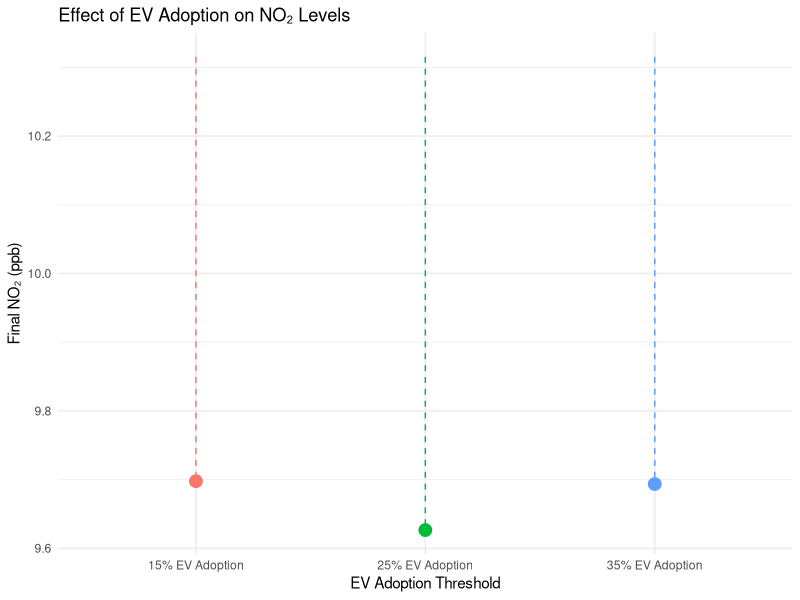
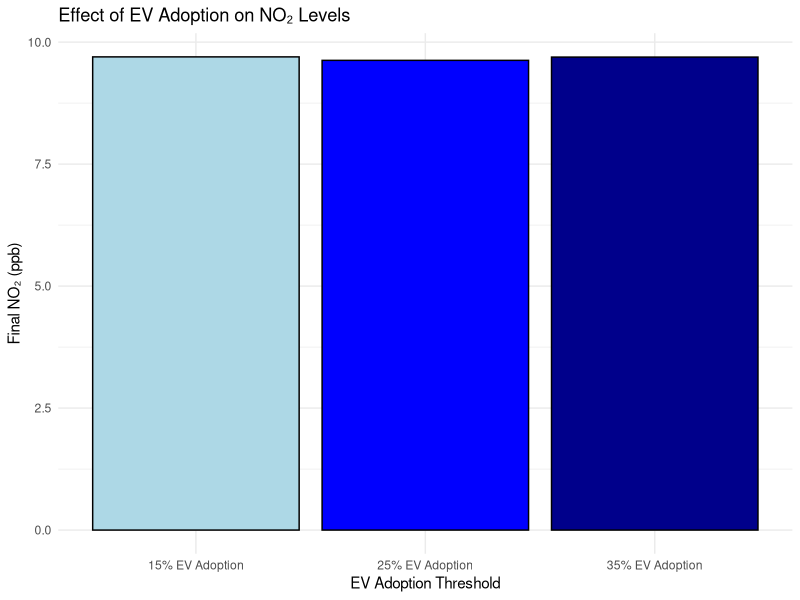
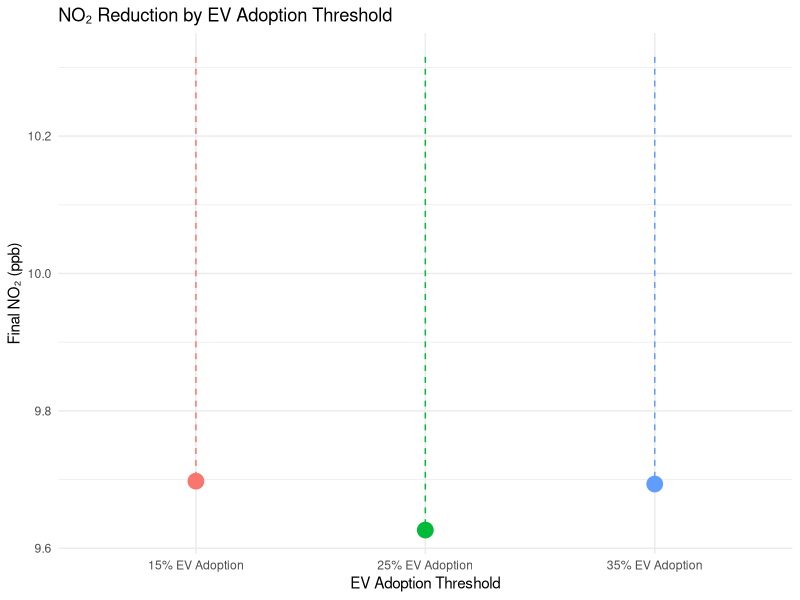
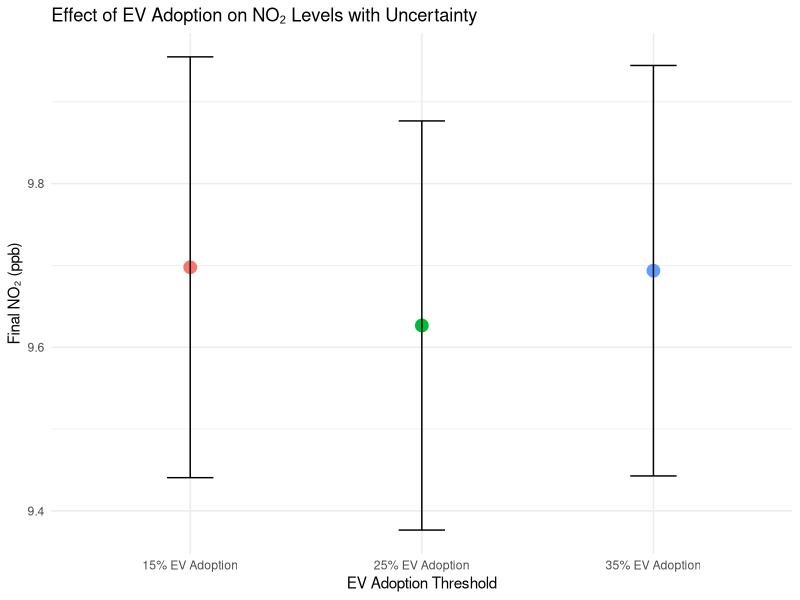
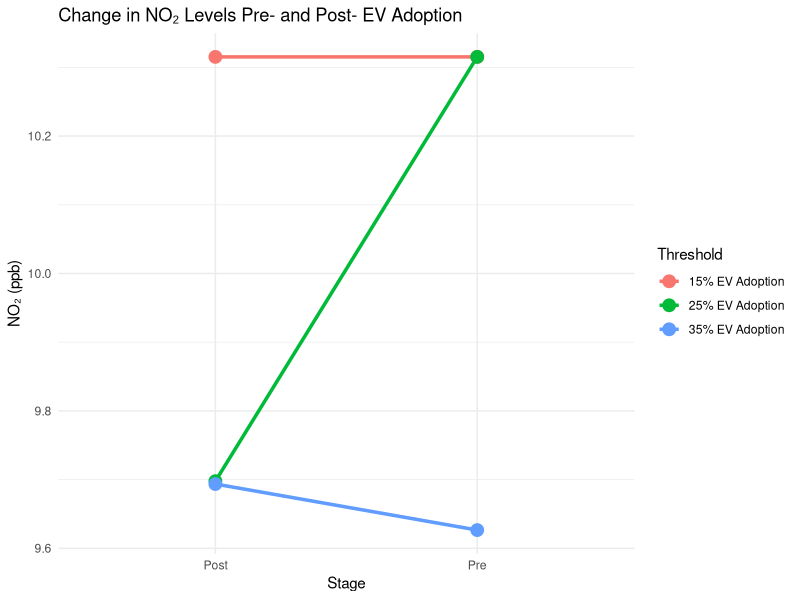
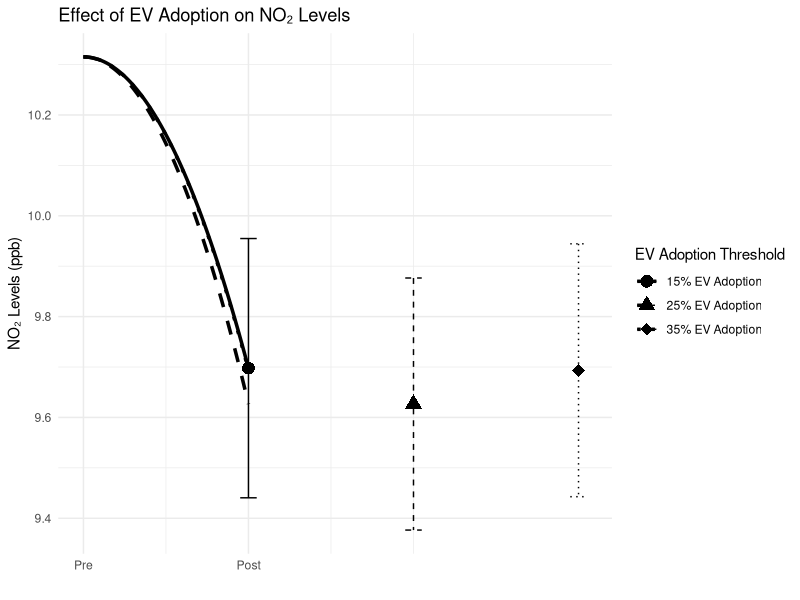
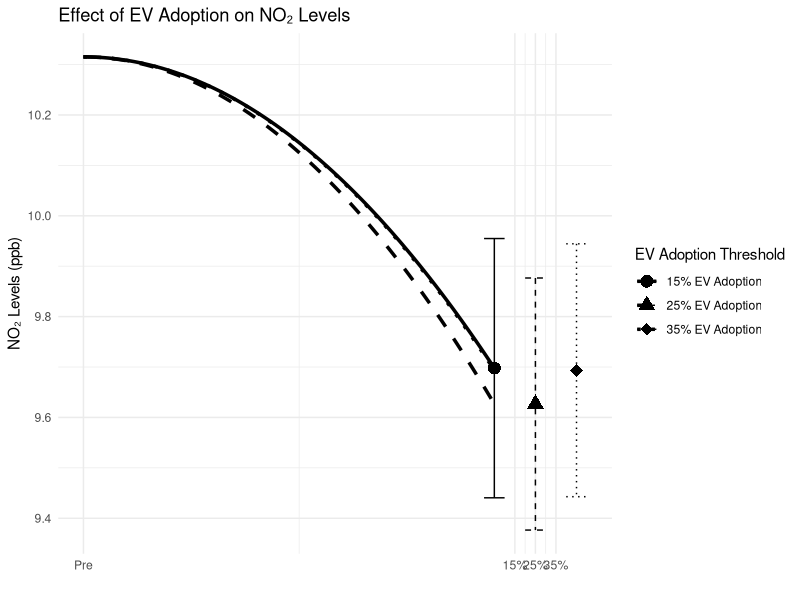
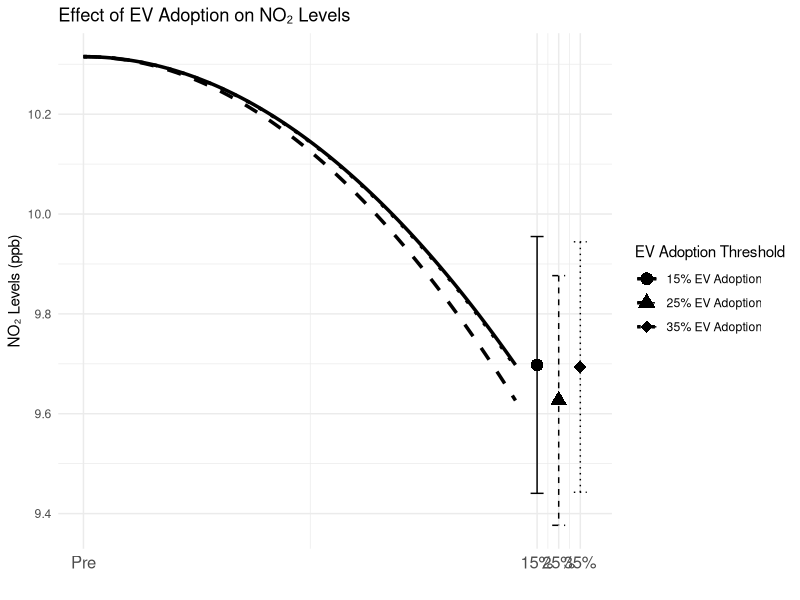

These figures' R source, in order:


##############
##############

library(ggplot2)
library(dplyr)


library(ggplot2)

ev_adoption_df <- data.frame(
  Threshold = c("15% EV Adoption", "25% EV Adoption", "35% EV Adoption"),
  Reduction = c(-0.61747566, -0.68864040, -0.62164765),  # Coefficients (NO2 decrease)
  SE = c(0.25714653, 0.25004344, 0.25083377)  # Standard errors
)

# Compute NO2 levels after reduction
ev_adoption_df <- ev_adoption_df %>%
  mutate(Final_NO2 = 10.31522 + Reduction) 

# Plot NO2 reductions at each EV adoption threshold
ggplot(ev_adoption_df, aes(x = Threshold, y = Final_NO2, color = Threshold)) +
  geom_point(size = 4) +
  geom_segment(aes(xend = Threshold, y = 10.31522, yend = Final_NO2), linetype = "dashed") +
  labs(
    title = "Effect of EV Adoption on NO₂ Levels",
    x = "EV Adoption Threshold",
    y = "Final NO₂ (ppb)"
  ) +
  theme_minimal() +
  theme(legend.position = "none")  # Remove legend for clarity



################


ggplot(ev_adoption_df, aes(x = Threshold, y = Final_NO2, fill = Threshold)) +
  geom_bar(stat = "identity", color = "black") +
  labs(
    title = "Effect of EV Adoption on NO₂ Levels",
    x = "EV Adoption Threshold",
    y = "Final NO₂ (ppb)"
  ) +
  scale_fill_manual(values = c("lightblue", "blue", "darkblue")) +
  theme_minimal() +
  theme(legend.position = "none")



ggplot(ev_adoption_df, aes(x = Threshold, y = Final_NO2, color = Threshold)) +
  geom_segment(aes(xend = Threshold, y = 10.31522, yend = Final_NO2), linetype = "dashed") +
  geom_point(size = 5) +
  labs(
    title = "NO₂ Reduction by EV Adoption Threshold",
    x = "EV Adoption Threshold",
    y = "Final NO₂ (ppb)"
  ) +
  theme_minimal() +
  theme(legend.position = "none")



ggplot(ev_adoption_df, aes(x = Threshold, y = Final_NO2, color = Threshold)) +
  geom_point(size = 4) +
  geom_errorbar(aes(ymin = Final_NO2 - SE, ymax = Final_NO2 + SE), width = 0.2, color = "black") +
  labs(
    title = "Effect of EV Adoption on NO₂ Levels with Uncertainty",
    x = "EV Adoption Threshold",
    y = "Final NO₂ (ppb)"
  ) +
  theme_minimal() +
  theme(legend.position = "none")



# Create long-format data to show slope
ev_slope_df <- data.frame(
  Threshold = rep(ev_adoption_df$Threshold, each = 2),
  Stage = rep(c("Pre", "Post"), times = nrow(ev_adoption_df)),
  NO2_Level = c(rep(10.31522, nrow(ev_adoption_df)), ev_adoption_df$Final_NO2)
)

ggplot(ev_slope_df, aes(x = Stage, y = NO2_Level, group = Threshold, color = Threshold)) +
  geom_line(size = 1.2) +
  geom_point(size = 4) +
  labs(
    title = "Change in NO₂ Levels Pre- and Post- EV Adoption",
    x = "Stage",
    y = "NO₂ (ppb)"
  ) +
  theme_minimal() +
  theme(legend.position = "right")



###################
###################
###################



library(ggplot2)
library(dplyr)

# Create a dataframe for NO2 levels over time for different EV adoption thresholds
ev_adoption_df <- data.frame(
  Time = rep(seq(0, 1, length.out = 100), 3),  # Time progression (scaled to 0-1 for smooth curve)
  Threshold = rep(c("15% EV Adoption", "25% EV Adoption", "35% EV Adoption"), each = 100),
  Reduction = rep(c(-0.61747566, -0.68864040, -0.62164765), each = 100),  # Regression coefficients
  SE = rep(c(0.25714653, 0.25004344, 0.25083377), each = 100)  # Standard errors
)

# Compute NO2 levels over time
ev_adoption_df <- ev_adoption_df %>%
  mutate(
    NO2_Level = 10.31522 + Reduction * Time^2,  # Quadratic decrease (parabolic shape)
    X_Axis = ifelse(Time == 1, as.numeric(factor(Threshold, levels = c("15% EV Adoption", "25% EV Adoption", "35% EV Adoption"))), NA)  # X position for SE markers
  )

# Plot NO2 reductions over time for each EV adoption threshold
ggplot(ev_adoption_df, aes(x = Time, y = NO2_Level, group = Threshold, linetype = Threshold, shape = Threshold)) +
  geom_line(size = 1.2) +  # Plot curved lines
  geom_point(data = ev_adoption_df %>% filter(Time == 1), aes(x = X_Axis, y = NO2_Level), size = 4) +  # Add endpoint markers
  geom_errorbar(data = ev_adoption_df %>% filter(Time == 1), 
                aes(x = X_Axis, ymin = NO2_Level - SE, ymax = NO2_Level + SE), 
                width = 0.1, color = "black") +  # Error bars at endpoints
  scale_x_continuous(breaks = c(0, 1), labels = c("Pre", "Post")) +  # Label x-axis as "Pre" and "Post"
  scale_linetype_manual(values = c("solid", "dashed", "dotted")) +  # Different line types for BW printing
  scale_shape_manual(values = c(16, 17, 18)) +  # Different point shapes for BW printing
  labs(
    title = "Effect of EV Adoption on NO₂ Levels",
    x = "",
    y = "NO₂ Levels (ppb)",
    linetype = "EV Adoption Threshold",
    shape = "EV Adoption Threshold"
  ) +
  theme_minimal() +
  theme(legend.position = "right")


###################
###################
###################


library(ggplot2)
library(dplyr)

# Define the initial NO2 level (pre-treatment mean)
initial_NO2 <- 10.31522

# Create a dataframe with NO2 levels over time for different EV adoption thresholds
ev_adoption_df <- data.frame(
  Time = rep(seq(0, 1, length.out = 100), 3),  # Simulated time progression
  Threshold = rep(c("15% EV Adoption", "25% EV Adoption", "35% EV Adoption"), each = 100),
  Reduction = rep(c(-0.61747566, -0.68864040, -0.62164765), each = 100),  # Regression coefficients
  SE = rep(c(0.25714653, 0.25004344, 0.25083377), each = 100)  # Standard errors
)

# Compute NO2 levels over time, ensuring each line reaches its own final NO2 level
ev_adoption_df <- ev_adoption_df %>%
  mutate(
    X_Axis = case_when(
      Threshold == "15% EV Adoption" ~ 1.0,
      Threshold == "25% EV Adoption" ~ 1.1,
      Threshold == "35% EV Adoption" ~ 1.2
    ),  # Adjust final x-values to make them closer together
    NO2_Level = initial_NO2 + Reduction * Time^2  # Quadratic decrease for parabolic shape
  )

# Extract only the final data points for error bars and endpoint markers
final_points <- ev_adoption_df %>%
  filter(Time == 1)  # Select only the last time point

# Plot NO2 reductions over time for each EV adoption threshold
ggplot(ev_adoption_df, aes(x = Time, y = NO2_Level, group = Threshold, linetype = Threshold, shape = Threshold)) +
  geom_line(size = 1.2) +  # Plot curved lines
  geom_point(data = final_points, aes(x = X_Axis, y = NO2_Level), size = 4) +  # Add endpoint markers
  geom_errorbar(data = final_points, aes(x = X_Axis, ymin = NO2_Level - SE, ymax = NO2_Level + SE), 
                width = 0.05, color = "black") +  # Error bars at endpoints
  scale_x_continuous(breaks = c(0, 1.05, 1.1, 1.15), labels = c("Pre", "15%", "25%", "35%")) +  # Adjusted x-axis labels
  scale_linetype_manual(values = c("solid", "dashed", "dotted")) +  # Different line types for BW printing
  scale_shape_manual(values = c(16, 17, 18)) +  # Different point shapes for BW printing
  labs(
    title = "Effect of EV Adoption on NO₂ Levels",
    x = "",
    y = "NO₂ Levels (ppb)",
    linetype = "EV Adoption Threshold",
    shape = "EV Adoption Threshold"
  ) +
  theme_minimal() +
  theme(legend.position = "right")


#########
#########

library(ggplot2)
library(dplyr)

# Define the initial NO2 level (pre-treatment mean)
initial_NO2 <- 10.31522

# Define thresholds and their reductions
ev_adoption_df <- data.frame(
  Threshold = c("15% EV Adoption", "25% EV Adoption", "35% EV Adoption"),
  Final_NO2 = initial_NO2 + c(-0.61747566, -0.68864040, -0.62164765),  # Apply reductions
  SE = c(0.25714653, 0.25004344, 0.25083377)  # Standard errors
)

# Define time progression for each threshold separately
time_seq <- seq(0, 1, length.out = 100)

# Expand dataframe for plotting each threshold separately
ev_adoption_long <- ev_adoption_df %>%
  slice(rep(1:n(), each = length(time_seq))) %>%  # Repeat each row for each time step
  mutate(
    Time = rep(time_seq, nrow(ev_adoption_df)),  # Assign time progression
    NO2_Level = initial_NO2 + (Final_NO2 - initial_NO2) * Time^2,  # Quadratic decrease
    X_Axis = case_when(
      Threshold == "15% EV Adoption" ~ 1.05,
      Threshold == "25% EV Adoption" ~ 1.10,
      Threshold == "35% EV Adoption" ~ 1.15
    ))  # Adjust final x positions to be closer

# Extract only the final data points for error bars and endpoint markers
final_points <- ev_adoption_long %>%
  filter(Time == 1)  # Select only the last time point

# Plot NO2 reductions over time for each EV adoption threshold
ggplot(ev_adoption_long, aes(x = Time, y = NO2_Level, group = Threshold, linetype = Threshold, shape = Threshold)) +
  geom_line(size = 1.2) +  # Plot curved lines
  geom_point(data = final_points, aes(x = X_Axis, y = NO2_Level), size = 4) +  # Add endpoint markers
  geom_errorbar(data = final_points, aes(x = X_Axis, ymin = NO2_Level - SE, ymax = NO2_Level + SE), 
                width = 0.03, color = "black") +  # Adjust error bars for clarity
  scale_x_continuous(breaks = c(0, 1.05, 1.10, 1.15), labels = c("Pre", "15%", "25%", "35%")) +  # Adjusted x-axis labels
  scale_linetype_manual(values = c("solid", "dashed", "dotted")) +  # Different line types for BW printing
  scale_shape_manual(values = c(16, 17, 18)) +  # Different point shapes for BW printing
  labs(
    title = "Effect of EV Adoption on NO₂ Levels",
    x = "",
    y = "NO₂ Levels (ppb)",
    linetype = "EV Adoption Threshold",
    shape = "EV Adoption Threshold"
  ) +
  theme_minimal() +
  theme(legend.position = "right", axis.text.x = element_text(size = 12))


###########
###########
############


library(ggplot2)
library(dplyr)

# Define the initial NO2 level (pre-treatment mean)
initial_NO2 <- 10.31522

# Define thresholds and their reductions
ev_adoption_df <- data.frame(
  Threshold = c("15% EV Adoption", "25% EV Adoption", "35% EV Adoption"),
  Final_NO2 = initial_NO2 + c(-0.61747566, -0.68864040, -0.62164765),  # Apply reductions
  SE = c(0.25714653, 0.25004344, 0.25083377)  # Standard errors
)

# Define time progression
time_seq <- seq(0, 1, length.out = 100)

# Expand dataframe for plotting
ev_adoption_long <- ev_adoption_df %>%
  slice(rep(1:n(), each = length(time_seq))) %>%
  mutate(
    Time = rep(time_seq, nrow(ev_adoption_df)),  # Time progression
    NO2_Level = initial_NO2 + (Final_NO2 - initial_NO2) * (1 - (1 - Time)^3),  # Smooth cubic decay
    X_Axis = case_when(
      Threshold == "15% EV Adoption" ~ 1.05,
      Threshold == "25% EV Adoption" ~ 1.08,
      Threshold == "35% EV Adoption" ~ 1.11
    )  # Assign separate final x positions for readability
  )

# Extract final points for error bars
final_points <- ev_adoption_long %>%
  filter(Time == 1)

# Plot NO2 reductions over time for each EV adoption threshold
ggplot(ev_adoption_long, aes(x = Time, y = NO2_Level, group = Threshold, linetype = Threshold, shape = Threshold)) +
  geom_line(size = 1.2) +  # Smooth curved lines
  geom_point(data = final_points, aes(x = X_Axis, y = NO2_Level), size = 4) +  # End markers
  geom_errorbar(data = final_points, aes(x = X_Axis, ymin = NO2_Level - SE, ymax = NO2_Level + SE), 
                width = 0.02, color = "black") +  # Error bars at endpoints
  scale_x_continuous(breaks = c(0, 1.05, 1.08, 1.11), labels = c("Pre", "15%", "25%", "35%")) +  # Adjusted x-axis labels
  scale_linetype_manual(values = c("solid", "dashed", "dotted")) +  # Different line types for BW printing
  scale_shape_manual(values = c(16, 17, 18)) +  # Different point shapes for BW printing
  labs(
    title = "Effect of EV Adoption on NO₂ Levels",
    x = "",
    y = "NO₂ Levels (ppb)",
    linetype = "EV Adoption Threshold",
    shape = "EV Adoption Threshold"
  ) +
  theme_minimal() +
  theme(legend.position = "right")


##########
##########
##########

library(ggplot2)

# Plot NO2 reductions over time for each EV adoption threshold
ggplot(ev_adoption_long, aes(x = Time, y = NO2_Level, group = Threshold, linetype = Threshold, shape = Threshold)) +
  geom_line(size = 1.2) +  # Smooth curved lines
  geom_point(data = final_points, aes(x = X_Axis, y = NO2_Level), size = 4) +  # End markers
  geom_errorbar(data = final_points, aes(x = X_Axis, ymin = NO2_Level - SE, ymax = NO2_Level + SE), 
                width = 0.02, color = "black") +  # Error bars at endpoints
  scale_x_continuous(breaks = c(0, 1.05, 1.08, 1.11), labels = c("Pre", "15%", "25%", "35%")) +  # Adjusted x-axis labels
  scale_linetype_manual(values = c("solid", "dashed", "dotted")) +  # Different line types for BW printing
  scale_shape_manual(values = c(16, 17, 18)) +  # Different point shapes for BW printing
  labs(
    title = "NO_2 Reductions from Baseline Across EV Adoption Thresholds",
    x = "",
    y = "NO_2 Levels (ppb)",
    linetype = "EV Adoption Threshold",
    shape = "EV Adoption Threshold"
  ) +
  theme_minimal() +
  theme(
    legend.position = "right",
    axis.text.x = element_text(angle = 270, hjust = 1)  # Tilt x-axis labels
  )

